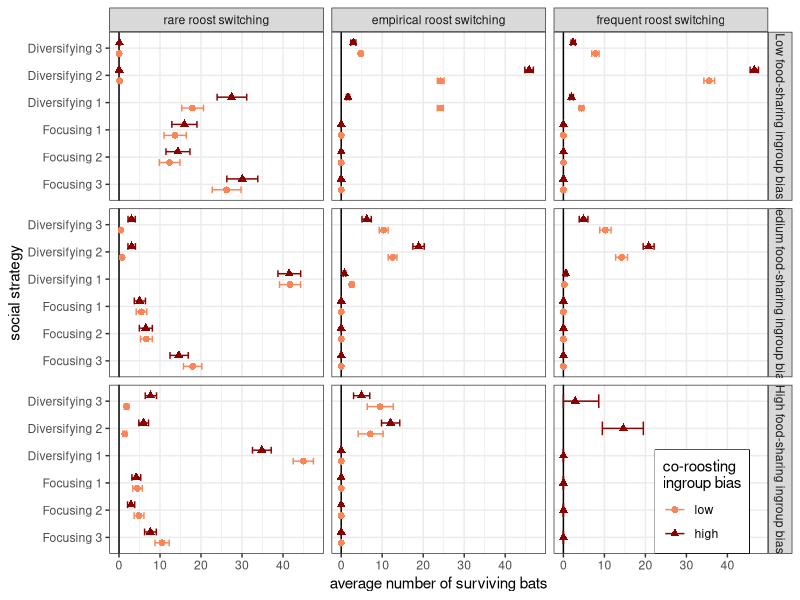

Write the R code that produced this figure.
# Load packages
library(tidyverse)
library(gtable)
library(grid)
library(gridExtra)
library(patchwork)
rm(list=ls())

#############################################################
# Load dataframe
strategies <-  read.csv("strategies3.csv")

# Bootstrapping code
# function to get 95% frequentist confidence interval of mean of vector x using classical bootstrapping
# argument 'bca = T' gives you bias-corrected and accelerated bootstrapping
boot_ci <- function(x, perms=5000, bca=F) {
  library(boot)
  get_mean <- function(x, d) {
    return(mean(x[d]))
  }
  x <- as.vector(na.omit(x))
  mean <- mean(x)
  if(bca){
    boot <- boot.ci(boot(data=x,
                         statistic=get_mean,
                         R=perms,
                         parallel = "multicore",
                         ncpus = 4),
                    type="bca")
    low <- boot$bca[1,4]
    high <- boot$bca[1,5]
  }else{
    boot <- boot.ci(boot(data=x,
                         statistic=get_mean,
                         R=perms,
                         parallel = "multicore",
                         ncpus = 4),
                    type="perc")
    low <- boot$perc[1,4]
    high <- boot$perc[1,5]
  }
  c(low=low,mean=mean,high=high, N=round(length(x)))
}


# get mean and 95% CIs via bootstrapping of values y within grouping variable x
# argument 'bca = T' gives you bias-corrected and accelerated bootstrapping
boot_ci2 <- function(d=d, y=d$y, x=d$x, perms=5000, bca=F){
  df <- data.frame(effect=unique(x))
  df$low <- NA
  df$mean <- NA
  df$high <- NA
  df$n.obs <- NA
  for (i in 1:nrow(df)) {
    ys <- y[which(x==df$effect[i])]
    if (length(ys)>1 & var(ys)>0 ){
      b <- boot_ci(y[which(x==df$effect[i])], perms=perms, bca=bca)
      df$low[i] <- b[1]
      df$mean[i] <- b[2]
      df$high[i] <- b[3]
      df$n.obs[i] <- b[4]
    }else{
      df$low[i] <- min(ys)
      df$mean[i] <- mean(ys)
      df$high[i] <- max(ys)
      df$n.obs[i] <- length(ys)
    }
  }
  df
}

# tidy data
d <- 
  strategies %>% 
  filter(Total >0) %>% 
  rename("Diversifying 3" = Pink,
         "Diversifying 2" = Violet,
         "Diversifying 1" = Green,
         "Focusing 1" = Magenta,
         "Focusing 2" = Blue,
         "Focusing 3" = Yellow) %>% 
  mutate(roost.bias = case_when(
    Threshold == 0 ~ "low",
    Threshold == 1200 ~ "high")) %>% 
  mutate(feed.bias = case_when(
    Discriminatory == 30 ~ "low",
    Discriminatory == 50 ~ "medium",
    Discriminatory == 70 ~ "high")) %>% 
  mutate(switch= case_when(
    Modifier == -1 ~ "rare",
    Modifier == 0 ~ "empirical",
    Modifier == 1 ~ "frequent")) %>% 
  pivot_longer(`Diversifying 3`:`Focusing 3`, values_to = "count", names_to = "strategy") %>% 
  select(strategy, count, switch, roost.bias, feed.bias) %>% 
    # create groups for bootstrapping
    mutate(strat_switch_roost_feed = paste(strategy, switch, roost.bias, feed.bias, sep= "_")) %>% 
    # create groups for plotting
    mutate(roost_feed = paste(roost.bias, feed.bias, sep= "_")) 

# get means
means <- 
  boot_ci2(x= d$strat_switch_roost_feed, y=d$count) %>% 
  separate(effect, into=c("strategy", "switch", "roost.bias", "feed.bias"), sep= "_") 
  
# create custom labels
feed_labels <- c("low" = "Low food-sharing ingroup bias", "medium" = "Medium food-sharing ingroup bias", "high" = "High food-sharing ingroup bias")
roost_labels <- c("low" = "Low co-roosting ingroup bias", "medium" = "Medium co-roosting ingroup bias", "high" = "High co-roosting ingroup bias")

# plot means
(plot <- 
    means %>% 
    mutate(switch= paste(switch, "roost switching")) %>% 
  mutate(switch = factor(switch, levels= c("rare roost switching", "empirical roost switching", "frequent roost switching"))) %>% 
  mutate(roost.bias = factor(roost.bias, levels= c("low", "high"))) %>% 
  mutate(feed.bias = factor(feed.bias, levels= c("low", "medium", "high"))) %>% 
  mutate(strategy= factor(strategy, levels= c("Diversifying 3" ,
                                              "Diversifying 2",
                                              "Diversifying 1",
                                              "Focusing 1",
                                              "Focusing 2",
                                              "Focusing 3"))) %>% 
  mutate(strategy= fct_rev(strategy)) %>% 
  ggplot(aes(x=mean, y=strategy, groups= roost.bias, color= roost.bias, shape= roost.bias))+
  facet_grid(rows= vars(feed.bias), cols= vars(switch),
             labeller = labeller(feed.bias = feed_labels, roost.bias = roost_labels)) +
    geom_vline(xintercept= 0)+
    geom_point(size=2, position = position_dodge(width = 0.8))+
    geom_errorbarh(aes(xmin= low, xmax= high), height=0.5, position = position_dodge(width = 0.8))+
  scale_color_manual(values= c("#FA8657",  "darkred"))+
  guides(color = guide_legend(title = "co-roosting\ningroup bias"), shape = guide_legend(title = "co-roosting\ningroup bias"))+
  xlab("average number of surviving bats")+
  ylab("social strategy")+
  theme_bw()+
  theme(legend.box.background= element_rect(color = "black", fill=NA),
        legend.position = "inside",
        legend.position.inside = c(0.9, 0.1)))

  
# save plot
ggsave(
  "Figure1.pdf",
  plot = plot,
  scale = 1,
  width = 8,
  height = 8,
  units = c("in", "cm", "mm", "px"),
  dpi = 300)
